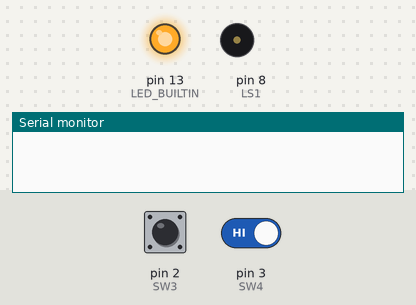
Recording of a sketch running on a simulated Arduino Nano, built with avr-gcc and run on an emulated ATmega328P. On the bench: output pins drawn as LEDs (lit = HIGH), buzzer (waves = sounding), the last lines printed to the serial monitor. The test bench sets the inputs (shaded band); at power-on: pin 3 (SW4) HIGH, pin 2 (SW3) HIGH.

Above: at 0.1 s.
At 3.2 s:
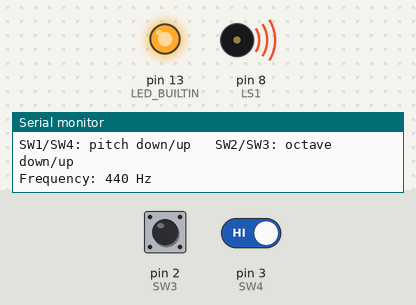
3.3 s: pin 3 (SW4) driven LOW
At 3.8 s:
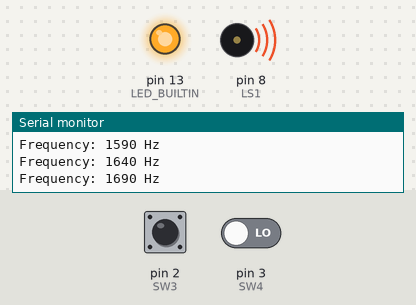
6.3 s: pin 2 (SW3) pulled LOW for 0.15 s
Timing chart, 0 to 9.3 s (numbered marks = the images above; inputs shaded):
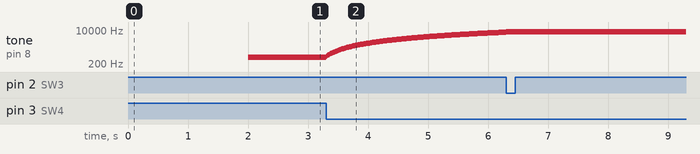

The sketch:

B10_Sound_Player_Project.ino
```cpp
/* ================================================================================
Project: Sound Player [B10_Sound_Player_Project.ino]
Version: 1.2
Updated: November 24, 2026

Platform: mirobo.tech BEAPER Nano circuit (any configuration)
Requires: BEAPERNano_v1_2.h header file

Before starting this project, re-read GE 1 and GE 3 from
Activity 10: Analog Output.

This project controls the BEAPER Nano's piezo speaker using
Arduino's tone() function. Frequency (pitch) is fully controllable
with SW1 and SW4. Arduino's tone() always produces a 50% duty cycle
square wave - timbre control is not available through tone(). See
EA4 if you are interested in how timbre could be explored using
direct hardware timer access.

Controls:
  SW1 - decrease frequency (lower pitch)
  SW4 - increase frequency (higher pitch)
  SW2 - shift down one octave (halve frequency)
  SW3 - shift up one octave (double frequency)
================================================================================*/
// IMPORTANT: Make sure that BEAPERNano_v1_2.h is added as a tab in this project.
#include "BEAPERNano_v1_2.h"   // Define BEAPER Nano I/O devices

// ---- Program Constants ----------------
const int FREQ_MIN   = 100;           // Minimum frequency (Hz)
const int FREQ_MAX   = 8000;          // Maximum frequency (Hz)
const int FREQ_STEP  = 50;            // Frequency change per loop iteration
const int NOTE_GAP   = 30;            // Silent gap between notes (ms)

// ---- Program Variables ----------------
int frequency = 440;                  // Current frequency in Hz (A4 = 440 Hz)


// ---- Program Functions ----------------

void set_tone(int freq)
{
    // Play the piezo speaker at the given frequency.
    // Clamps the frequency to the valid range before applying.
    // NOTE: Arduino's tone() always uses a 50% duty cycle square wave.
    if (freq < FREQ_MIN) freq = FREQ_MIN;
    if (freq > FREQ_MAX) freq = FREQ_MAX;
    frequency = freq;
    tone(LS1, frequency);
}

void beep(int freq, int duration_ms)
{
    // Play a tone at the given frequency for duration_ms milliseconds,
    // then silence the speaker.
    // TODO: call set_tone() to start the tone at freq
    // TODO: use delay() to wait for duration_ms
    // TODO: call noTone(LS1) to silence the speaker
    // TODO: add a NOTE_GAP silent pause after the note
}


void setup()
{
    // Configure Arduino Nano ESP32 status LED as output
    pinMode(LED_BUILTIN, OUTPUT);
    digitalWrite(LED_BUILTIN, HIGH);  // Status LED on

    // Configure BEAPER Nano pushbuttons as inputs
    pinMode(SW1, INPUT_PULLUP);
    pinMode(SW2, INPUT_PULLUP);
    pinMode(SW3, INPUT_PULLUP);
    pinMode(SW4, INPUT_PULLUP);

    Serial.begin(9600);
    delay(2000);                       // Give Serial Monitor time to
                                        // connect, without blocking
                                        // forever if it's never opened

    Serial.println("Sound Player");
    Serial.println("SW1/SW4: pitch down/up   SW2/SW3: octave down/up");

    // Start with the speaker playing at the initial frequency
    set_tone(frequency);
    Serial.print("Frequency: "); Serial.print(frequency); Serial.println(" Hz");
}

void loop()
{
    bool changed = false;

    if (digitalRead(SW1) == LOW)
    {
        set_tone(frequency - FREQ_STEP);
        changed = true;
    }
    else if (digitalRead(SW4) == LOW)
    {
        set_tone(frequency + FREQ_STEP);
        changed = true;
    }

    if (digitalRead(SW2) == LOW)
    {
        set_tone(frequency / 2);      // Shift down one octave (halve frequency)
        changed = true;
        delay(200);                   // Debounce octave shift
    }
    else if (digitalRead(SW3) == LOW)
    {
        set_tone(frequency * 2);      // Shift up one octave (double frequency)
        changed = true;
        delay(200);                   // Debounce octave shift
    }

    if (changed)
    {
        Serial.print("Frequency: "); Serial.print(frequency); Serial.println(" Hz");
    }

    delay(20);
}


/* ================================================================================
Extension Activities
================================================================================

--------------------------------------------------------------------------------
EA 1 - Implement beep() and a startup chime
--------------------------------------------------------------------------------

Implement the 'beep()' function and use it to play a startup
chime when the program begins - three rising tones of decreasing
duration, for example. Call 'beep()' from setup() after
Serial.println() so the chime plays once on startup, then the
interactive controls take over.

After the chime, does the speaker resume at the correct
frequency? What do you need to call after 'beep()' to restore
the continuous tone?

--------------------------------------------------------------------------------
EA 2 - Playing a melody
--------------------------------------------------------------------------------

A melody can be stored as a two-dimensional array of
{frequency, duration_ms} pairs. Here is a short example using
the first four notes of 'Ode to Joy':

Example code:

const int melody[][2] = {
  { 659, 400 },   // E5
  { 659, 400 },   // E5
  { 698, 400 },   // F5
  { 784, 400 },   // G5
};
const int MELODY_LENGTH = sizeof(melody) / sizeof(melody[0]);

Play the melody using 'beep()' in a for loop, with a short
gap between notes:

Example code:

for (int i = 0; i < MELODY_LENGTH; i++)
{
  beep(melody[i][0], melody[i][1]);
}

Extend the melody with more notes, or create your own. Change
the gap value inside 'beep()' and observe how it affects the
feel of the music.

--------------------------------------------------------------------------------
EA 3 - Silence mode
--------------------------------------------------------------------------------

Add a silence mode toggled by pressing SW1 and SW4 at the same
time. When silent, 'noTone(LS1)' stops the tone without changing
'frequency'. Pressing either button alone while silent resumes
the tone at the stored frequency. How will you detect that two
buttons are pressed simultaneously?

--------------------------------------------------------------------------------
EA 4 - Duty cycle and the LEDC peripheral
--------------------------------------------------------------------------------

Arduino's tone() function always produces a 50% duty cycle
square wave - the signal spends equal time HIGH and LOW on every
cycle. Changing the duty cycle is not possible through
'analogWrite()' on the speaker pin, because 'analogWrite()'
changes the duty cycle but not the frequency, and 'tone()'
takes control of the timer and ignores 'analogWrite()'.

The Arduino Nano ESP32's hardware has a dedicated LEDC (LED
Control) peripheral that can set both frequency and duty cycle
independently. Research 'ledcAttach()', 'ledcWriteTone()', and
'ledcWrite()' in the ESP32 Arduino documentation. How would you
use these functions to produce the same pitch at different duty
cycles? What timbre change do you hear when the duty cycle
is very low (say, 5% of 255)?

*/
```

Source omitted: BEAPERNano_v1_2.h (11771 bytes)

Measured:
- after the input at 3.3 s, tone on pin 8 (LS1): plays 490 Hz for 0.02 s, 540 Hz for 0.02 s, 590 Hz for 0.02 s, 640 Hz for 0.02 s, 690 Hz for 0.02 s, 740 Hz for 0.02 s … (147 notes in this stretch), starting at once
